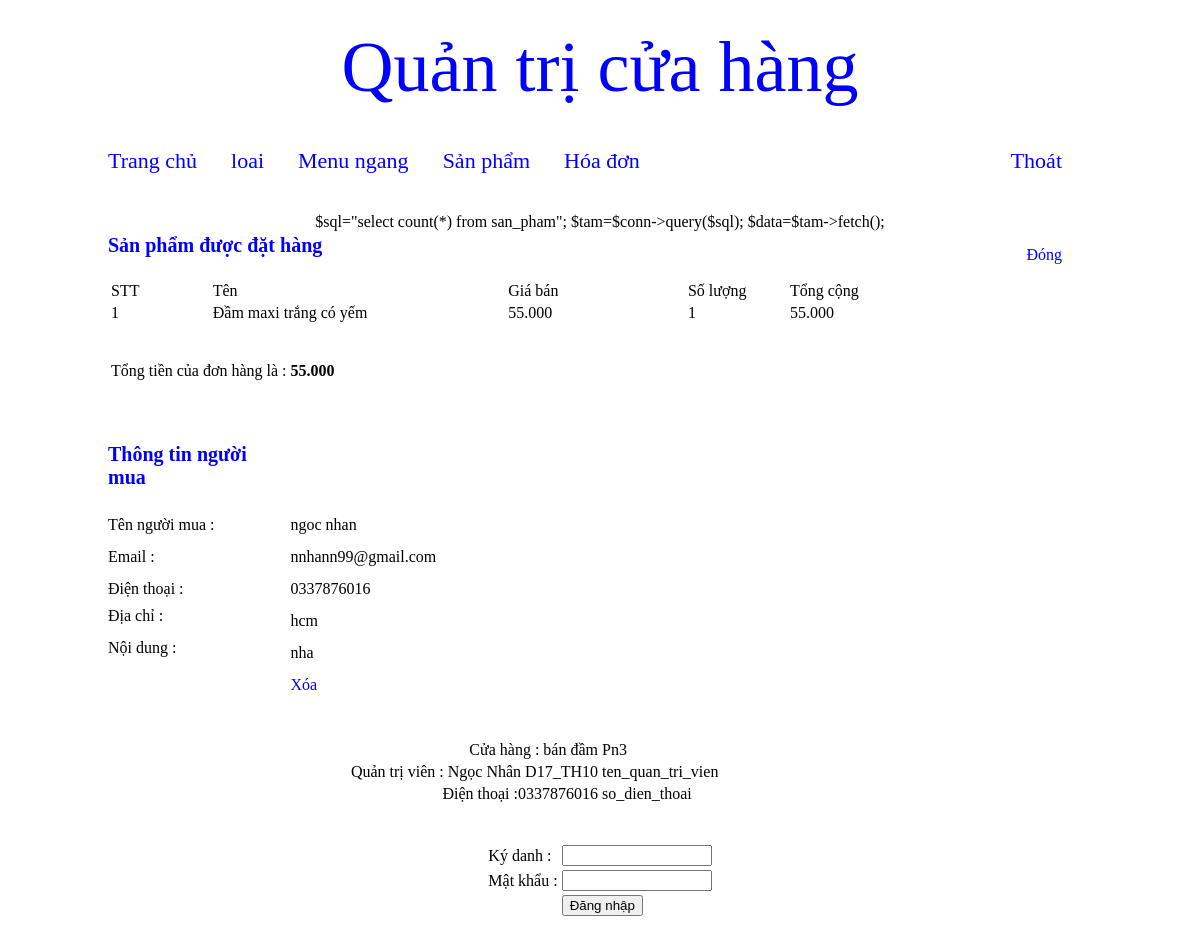
Page /quan_tri/index.php?thamso=xem_hoa_don&id=3&trang=1 on the committed database.
### tables this page shows
CREATE TABLE `san_pham` (
  `id` int(11) NOT NULL,
  `ten` varchar(256) NOT NULL,
  `noi_dung` mediumtext NOT NULL,
  `hinh_anh` varchar(256) NOT NULL,
  `gia` int(255) NOT NULL,
  `thuoc_loai` int(255) NOT NULL,
  `trang_chu` varchar(256) NOT NULL,
  `sap_xep_trang_chu` varchar(255) NOT NULL
);

CREATE TABLE `hoa_don` (
  `id` int(11) NOT NULL,
  `ten_nguoi_mua` varchar(256) NOT NULL,
  `email` varchar(256) NOT NULL,
  `dia_chi` mediumtext NOT NULL,
  `dien_thoai` varchar(10) NOT NULL,
  `noi_dung` mediumtext NOT NULL,
  `hang_duoc_mua` mediumtext NOT NULL
);

### quan_tri/chuc_nang/hoa_don/xem_hoa_don.php (the view, shortened to what this page needs)
?>$sql="select count(*) from san_pham";
$tam=$conn->query($sql);
$data=$tam->fetch();
<?php
	$id=$_GET['id'];
	$sql="select * from hoa_don where id='$id' ";
	$tam=$conn->query($sql);
	$data=$tam->fetch();
	$ten_nguoi_mua=$data['ten_nguoi_mua'];
	$email=$data['email'];
	$dien_thoai=$data['dien_thoai'];
	$dia_chi=$data['dia_chi'];
	$noi_dung=$data['noi_dung'];
	$hang_duoc_mua=$data['hang_duoc_mua'];
	$link_dong="?thamso=hoa_don&&trang=".$_GET['trang'];
	$link_xoa="?xoa_hoa_don_o_trang_chi_tiet=co&id=".$id."&trang=".$_GET['trang'];
?>
<table width="990px" >
	<tr>
		<td width="250px" ><b style="color:blue;font-size:20px" >Sản phẩm được đặt hàng </b><br><br> </td>
		<td width="740px" align="right" >
			<a href="<?php echo $link_dong; ?>" class="lk_a1" style="margin-right:30px" >Đóng</a>
		</td>
	</tr>
	<tr>
		<td align="left" colspan="2" >
			<table width="880px" >
				<tr>
					<td width="100px">STT</td>
					<td width="300px" >Tên</td>
					<td width="180px">Giá bán</td>
					<td width="100px" >Số lượng</td>
					<td width="200px">Tổng cộng</td>
				</tr>
				<?php
					$m=explode("[|||||]",$hang_duoc_mua);
					$tong_lon=0;
					for($i=0;$i<count($m);$i++)
					{
						if(isset($m[$i]))
						{
							if($m[$i]!="")
							{
								$stt=$i+1;
								$m_2=explode("[|||]",$m[$i]);
								$id_sp=$m_2[0];
								$sl_sp=$m_2[1];
								$tv_sp="select id,ten,gia from san_pham where id='$id_sp' ";
								$tv_sp_1=$conn->query($tv_sp);
								$tv_sp_2=$tv_sp_1->fetch();
								$ten=$tv_sp_2['ten'];
								$gia=$tv_sp_2['gia'];
								$gia_duoc_dinh_dang=number_format($gia,0,",",".");
								$tong=$gia*$sl_sp;
								$tong_duoc_dinh_dang=number_format($tong,0,",",".");
								$tong_lon=$tong_lon+$tong;
								if($sl_sp!=0)
								{
								?>
									<tr>
										<td><?php echo $stt; ?></td>
										<td><?php echo $ten; ?></td>
										<td><?php echo $gia_duoc_dinh_dang; ?></td>
										<td><?php echo $sl_sp; ?></td>
										<td><?php echo $tong_duoc_dinh_dang; ?></td>
									</tr>
								<?php
								}
							}
						}
					}
				?>
				<tr>
					<td colspan="5">
						<br><br>
						Tổng tiền của đơn hàng là :
						<?php
							$tong_lon_duoc_dinh_dang=number_format($tong_lon,0,",",".");
							echo "<b>".$tong_lon_duoc_dinh_dang."</b>";
						?>
						<br><br>
					</td>
				</tr>
			</table>
		</td>
	</tr>
</table>
<br><br>
<table width="990px" >
	<tr>
		<td width="180px" ><b style="color:blue;font-size:20px" >Thông tin người mua</b><br><br> </td>
		<td width="810px" align="right" >
		</td>
	</tr>
	<tr height="30px" >
		<td >Tên người mua : </td>
		<td >
			<?php echo $ten_nguoi_mua; ?>
		</td>
	</tr>
	<tr height="30px" >
		<td >Email : </td>
		<td >
			<?php echo $email; ?>
		</td>
	</tr>
	<tr height="30px" >
		<td >Điện thoại : </td>
		<td >
			<?php echo $dien_thoai; ?>
		</td>
	</tr>
	<tr height="30px" >
		<td valign="top" >Địa chỉ : </td>
		<td >
			<?php echo $dia_chi; ?>
		</td>
	</tr>
	<tr height="30px" >
		<td valign="top" >Nội dung : </td>
		<td >
			<?php echo $noi_dung; ?>
		</td>
	</tr>
	<tr height="30px" >
		<td>&nbsp;</td>
		<td>
			<a href="<?php echo $link_xoa; ?>" class="lk_a1" >Xóa</a>
		</td>
	</tr>
</table>

### quan_tri/giao_dien/giao_dien.css (style rules this page uses)
a.lk_a1 { text-decoration:none;color:blue; }

### rows in the picture
san_pham: stt "1", ten "Đầm maxi trắng có yếm", gia "55.000", gia.hang_duoc_mua "55.000"
hoa_don: hang_duoc_mua "1", ten_nguoi_mua "ngoc nhan", email "nnhann99@gmail.com", dien_thoai "0337876016", dia_chi "hcm", noi_dung "nha"

### other values in the picture
$tong_lon_duoc_dinh_dang "55.000"
